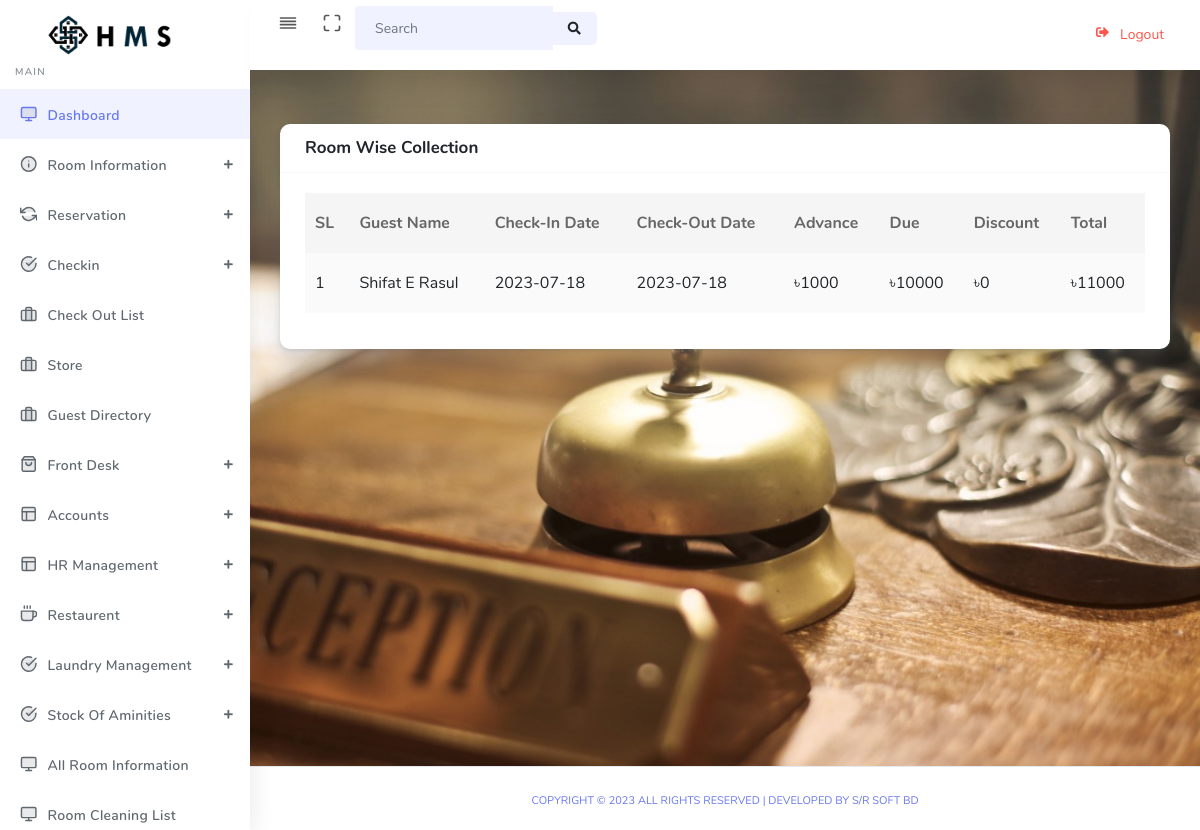
Screenshot of /see_collection.php?room_number=104 (signed in) with the database file from the repository.
### tables this page shows
CREATE TABLE IF NOT EXISTS `reservation` (
  `id` int(11) NOT NULL AUTO_INCREMENT,
  `contact_number` varchar(999) NOT NULL,
  `guest_name` varchar(999) NOT NULL,
  `ref_by` varchar(999) NOT NULL,
  `identity` varchar(999) NOT NULL,
  `room_number` int(11) NOT NULL,
  `checkin_date` date NOT NULL,
  `checkout_date` date NOT NULL,
  `special_note` longtext NOT NULL,
  `total_price` int(11) DEFAULT NULL,
  `email` varchar(999) DEFAULT NULL,
  `age` float DEFAULT NULL,
  `birth_date` date DEFAULT NULL,
  `profession` varchar(999) DEFAULT NULL,
  `pax` int(11) DEFAULT NULL,
  `permanent_address` longtext DEFAULT NULL,
  `present_address` longtext DEFAULT NULL,
  `nationality` varchar(999) DEFAULT NULL,
  `purpose_of_visit` longtext DEFAULT NULL,
  `gender` varchar(255) DEFAULT NULL,
  `statuss` varchar(255) DEFAULT NULL,
  `advance_payment` int(11) DEFAULT NULL,
  `due_payment` int(11) DEFAULT NULL,
  `discount` int(11) DEFAULT NULL,
  `payment_method_advance` varchar(299) DEFAULT NULL,
  `payment_method_total` varchar(299) DEFAULT NULL,
  `flag` int(11) DEFAULT NULL,
  `hotel_name` varchar(255) DEFAULT NULL,
  `booking_number` varchar(255) DEFAULT NULL,
  `due_clearance` int(11) DEFAULT NULL,
  `due_clearance_method` int(11) DEFAULT NULL,
  `reservation_date` date DEFAULT NULL,
  `extra_charges` int(11) DEFAULT NULL,
  `reservation_by` varchar(255) DEFAULT NULL,
  PRIMARY KEY (`id`)
);

### session.php (called while the page is built, shortened)
<?php
$conn = mysqli_connect("localhost", "unicoit_hms_admin", "123@jAmifree", "unicoit_hms");
$user_check = $_SESSION['login_user'];
$query = "SELECT username from admin where username = '$user_check'";
$ses_sql = mysqli_query($conn, $query);
$row = mysqli_fetch_assoc($ses_sql);
$login_session = $row['username'];

### see_collection.php (the view)
<?php
 include 'header.php';
 $room_number=$_GET['room_number'];
?>
<section class="section">
          <div class="section-body">
            <div class="row">
              <div class="col-12">
                <div class="card">
                  <div class="card-header">
                    <h4 class="text-center">Room Wise Collection</h4>
                  </div>
                  <div class="card-body">
                    <div class="table-responsive">
                      <table class="table table-striped table-hover" id="tableExport" style="width:100%;">
                        <thead>
                          <tr>
                            <th>SL</th>
                            <th>Guest Name</th>
                            <th>Check-In Date</th>
                            <th>Check-Out Date</th>
                            <th>Advance</th>
                            <th>Due</th>
                            <th>Discount</th>
                            <th>Total</th>
                          </tr>
                        </thead>
                        <tbody>
                             <?php
                             $sl=1;
                                    $sql = "SELECT * FROM reservation where ((room_number='$room_number')&&(hotel_name='$hotel')) order by id ASC";
                                    $result = $conn->query($sql);
                                    if ($result->num_rows > 0) {
                                        while ($row = $result->fetch_assoc()) {
                                    ?>
                                      <tr><a href="">
                                        <td><?php echo  $sl++?></td>
                                         <td><?php echo $row['guest_name']?></td>
                                        <td style="background-color:<?php echo $background_color?>"><?php echo $row['checkin_date']?></td>
                                        <td><?php echo $row['checkout_date']?></td>
                                        <td style="background-color:<?php echo $background_color?>">৳<?php echo $row['advance_payment']?></td>
                                        <td>৳<?php echo $row['due_payment']?></td>
                                        <td>৳<?php echo $row['discount']?></td>
                                        <td>৳<?php echo $row['total_price']?></td>
                                         </tr>
                          <?php }}?>
                        </tbody>
                      </table>
                    </div>
                  </div>
                </div>
              </div>
            </div>
          </div>
        </section>
<?php include 'footer.php'?>

### rows the page displays
reservation: guest_name "Shifat E Rasul", checkin_date "2023-07-18", checkout_date "2023-07-18", advance_payment "1000", due_payment "10000", discount "0", total_price "11000"
